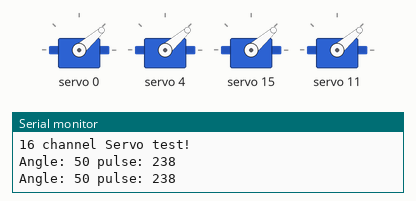
The sketch below on a simulated Arduino Uno, built with avr-gcc and run on an emulated ATmega328P. Parts: 4 × servo, the last lines printed to the serial monitor.

Above: at 0.05 s.
At 4.05 s:
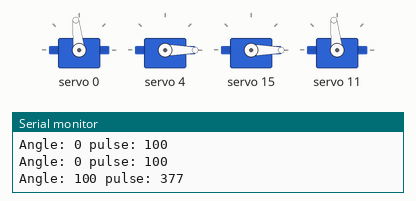
At 8.05 s:
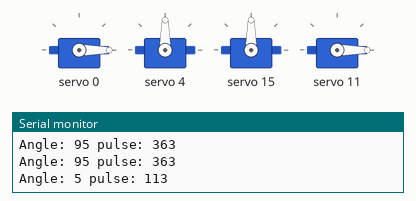
Timing chart, 0 to 10.5 s (numbered marks = the images above):
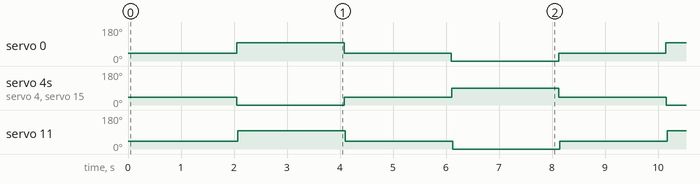

The sketch:

ServoControlPCA9685.ino
```cpp
#include <Wire.h>
#include <Adafruit_PWMServoDriver.h>
#include "config.h"
Adafruit_PWMServoDriver pwm = Adafruit_PWMServoDriver();

void setup() {
  Serial.begin(9600);
  Serial.println("16 channel Servo test!");
  pwm.begin();
  pwm.setPWMFreq(60);
}
void loop() {

  // for( int angle =0; angle<181; angle +=20)
  // {
  //   for(int num = 0; num<16;num++)
  //   {
  //   pwm.setPWM(num, 0, angleToPulse(angle) );
  //   }
  // }
  // delay(1000);
  controlShoulderFR(MIDDLE_ANGLE_SHOULDER_FR);
  controlShoulderFL(MIDDLE_ANGLE_SHOULDER_FL);
  controlShoulderRR(MIDDLE_ANGLE_SHOULDER_RR);
  controlShoulderRL(MIDDLE_ANGLE_SHOULDER_RL);
  delay(2000);
  controlShoulderFR(CLOSE_ANGLE_SHOULDER_FR);
  controlShoulderFL(CLOSE_ANGLE_SHOULDER_FL);
  controlShoulderRR(CLOSE_ANGLE_SHOULDER_RR);
  controlShoulderRL(CLOSE_ANGLE_SHOULDER_RL);
  delay(2000);
  controlShoulderFR(MIDDLE_ANGLE_SHOULDER_FR);
  controlShoulderFL(MIDDLE_ANGLE_SHOULDER_FL);
  controlShoulderRR(MIDDLE_ANGLE_SHOULDER_RR);
  controlShoulderRL(MIDDLE_ANGLE_SHOULDER_RL);
  delay(2000);
  controlShoulderFR(OPEN_ANGLE_SHOULDER_FR);
  controlShoulderFL(OPEN_ANGLE_SHOULDER_FL);
  controlShoulderRR(OPEN_ANGLE_SHOULDER_RR);
  controlShoulderRL(OPEN_ANGLE_SHOULDER_RL);
  delay(2000);
}
void controlShoulderFR(int angle)
{
  if(angle > SAFE_ANGLE_SHOULDER_FR)
    angle = SAFE_ANGLE_SHOULDER_FR;
  if(angle <= 0)
    angle = 0;
  pwm.setPWM(SERVO_NUM_SHOULDER_FR, 0, angleToPulse(angle));
}

void controlShoulderFL(int angle)
{
  if(angle > SAFE_ANGLE_SHOULDER_FL)
    angle = SAFE_ANGLE_SHOULDER_FL;
  if(angle <= 0)
    angle = 0;
  pwm.setPWM(SERVO_NUM_SHOULDER_FL, 0, angleToPulse(angle));
}

void controlShoulderRR(int angle)
{
  if(angle > SAFE_ANGLE_SHOULDER_RR)
    angle = SAFE_ANGLE_SHOULDER_RR;
  if(angle <= 0)
    angle = 0;
  pwm.setPWM(SERVO_NUM_SHOULDER_RR, 0, angleToPulse(angle));
}

void controlShoulderRL(int angle)
{
  if(angle > SAFE_ANGLE_SHOULDER_RL)
    angle = SAFE_ANGLE_SHOULDER_RL;
  if(angle <= 0)
    angle = 0;
  pwm.setPWM(SERVO_NUM_SHOULDER_RL, 0, angleToPulse(angle));
}

int angleToPulse(int ang){
   int pulse = map(ang,0, 180, SERVOMIN,SERVOMAX);// map angle of 0 to 180 to Servo min and Servo max
   Serial.print("Angle: ");Serial.print(ang);
   Serial.print(" pulse: ");Serial.println(pulse);
   return pulse;
}
```

config.h
```cpp
#define SERVOMIN  100
#define SERVOMAX  600
#define SERVO_NUM_SHOULDER_FR 0
#define SAFE_ANGLE_SHOULDER_FR 120
#define CLOSE_ANGLE_SHOULDER_FR 100
#define OPEN_ANGLE_SHOULDER_FR 5
#define MIDDLE_ANGLE_SHOULDER_FR 50

#define SERVO_NUM_SHOULDER_FL 4
#define SAFE_ANGLE_SHOULDER_FL 120
#define CLOSE_ANGLE_SHOULDER_FL 0
#define OPEN_ANGLE_SHOULDER_FL 95
#define MIDDLE_ANGLE_SHOULDER_FL 50

#define SERVO_NUM_SHOULDER_RR 15
#define SAFE_ANGLE_SHOULDER_RR 120
#define CLOSE_ANGLE_SHOULDER_RR 0
#define OPEN_ANGLE_SHOULDER_RR 95
#define MIDDLE_ANGLE_SHOULDER_RR 50

#define SERVO_NUM_SHOULDER_RL 11
#define SAFE_ANGLE_SHOULDER_RL 120
#define CLOSE_ANGLE_SHOULDER_RL 100
#define OPEN_ANGLE_SHOULDER_RL 5
#define MIDDLE_ANGLE_SHOULDER_RL 50
```

Measured:
- by itself, servo 0, servo 11: repeats every 8.1 s: 41° 2.0 s, 0° 2.0 s, 41° 2.0 s, 96° 2.0 s
- by itself, servo 4, servo 15: repeats every 8.1 s: 41° 2.0 s, 90° 2.0 s, 41° 2.0 s, 0° 2.0 s
